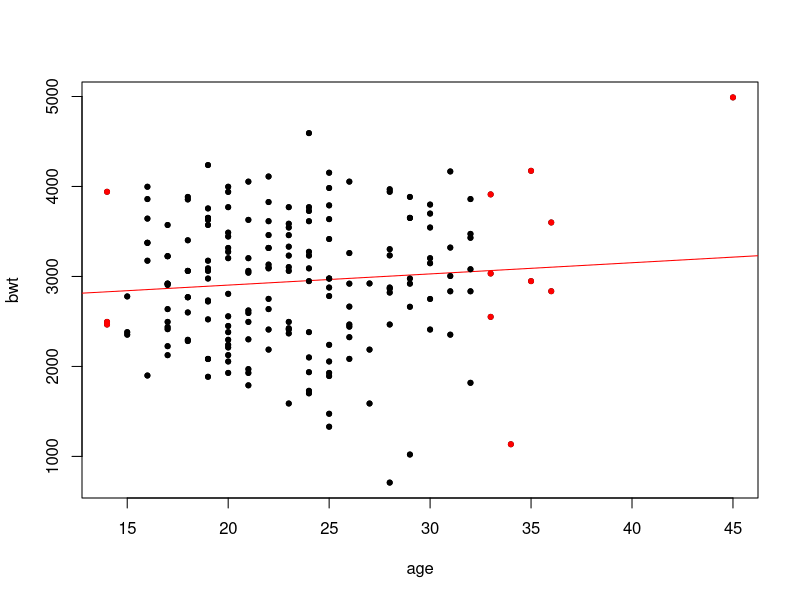
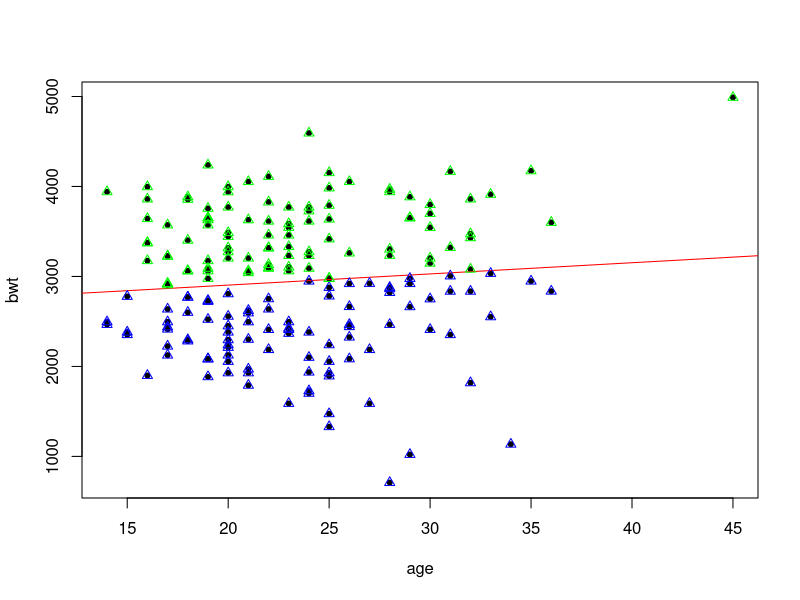
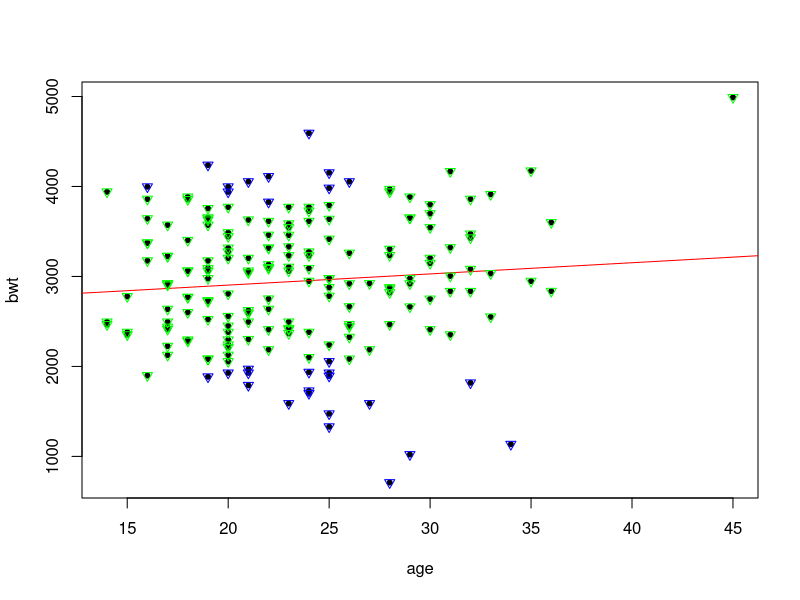
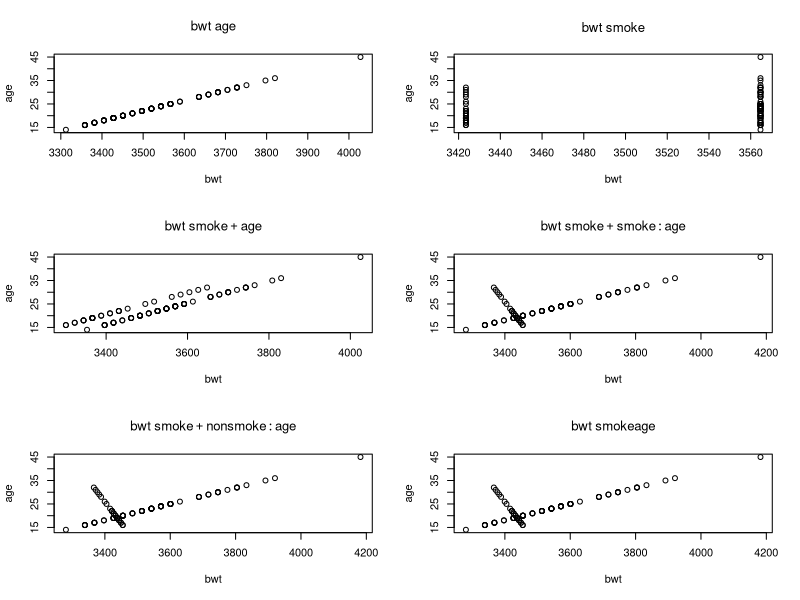

Write R code to recreate these figures, in order.
## ---- chunk 1
library(MASS)
## ---- chunk 2
modela = lm(bwt~age, data = birthwt)
## ---- chunk 3
inf_measure = influence.measures(modela)
## ---- chunk 4
plot(birthwt$bwt~birthwt$age, pch = 20, xlab = 'age', ylab = 'bwt') # I
abline(modela, col = 'red') # II
flag = inf_measure$infmat
points(birthwt$age, birthwt$bwt, col = ifelse(flag[,6] > 4/dim(birthwt)[1], 'red', 'black'), pch = 20) # III
## ---- chunk 5
plot(birthwt$bwt~birthwt$age, pch = 20, xlab = 'age', ylab = 'bwt') # I
abline(modela, col = 'red')
points(birthwt$age, birthwt$bwt, col = ifelse(flag[,3] < 0, 'blue', 'green'), pch = 2)
## ---- chunk 6
plot(birthwt$bwt~birthwt$age, pch = 20, xlab = 'age', ylab = 'bwt') # I
abline(modela, col = 'red')# IV
points(birthwt$age, birthwt$bwt, col = ifelse(flag[,4] < 1, 'blue', 'green'), pch = 6) #V
## ---- chunk 7
newbirthwt = subset(birthwt, flag[, 3] > 0)
newbirthwt$nonsmoke <- 1-newbirthwt$smoke
newbirthwt$smoke = as.factor(newbirthwt$smoke)

## ---- chunk 8
summary.table = function(fit){
    Nonsmoke.Intercept = summary(fit)$coef[1,1]
    Nonsmoke.slope = NA
    Smoke.Intercept = summary(fit)$coef[2,1] + Nonsmoke.Intercept
    Smoke.slope = NA
  
    Radj = summary(fit)$adj.r.squared
    Numerator.d.f = summary(fit)$f[2]
    Denominator.d.f = summary(fit)$f[3]
    Fstat = summary(fit)$f[1]
    Pv = 1 - pf(Fstat,Numerator.d.f,Denominator.d.f)
  
    sumname = data.frame( Nonsmoke.Intercept, Nonsmoke.slope, Smoke.Intercept, Smoke.slope,
                          Radj, Numerator.d.f, Denominator.d.f, Fstat, Pv)
    sum = c( Nonsmoke.Intercept, Nonsmoke.slope, Smoke.Intercept, Smoke.slope, Radj,
             Numerator.d.f,Denominator.d.f, Fstat, Pv)
  
    names(sum) = names(sumname)
  return(sum)
}


newbirthwt$smoke <- as.factor(newbirthwt$smoke)
bwt <- newbirthwt$bwt
smoke <- newbirthwt$smoke
nonsmoke <- newbirthwt$nonsmoke
age <- newbirthwt$age

formula.list = list(
  bwt ~ age,
  bwt ~ smoke,
  bwt ~ smoke + age,
  bwt ~ smoke + smoke:age,
  bwt ~ smoke+(1-smoke):age,
  bwt ~ smoke * age
)

table = NULL
for (i in 1:6)  table = rbind(table, summary.table(lm(formula.list[[i]]))) 
row.names(table) = formula.list 
table[1,2] = 23.08792
table[1,3] = NA
table[3,2] = table[3,4] = 21.67214
table[4,1] = table[4,1] + 29.077167
table[4,4] = table[4,4] - 5.530085
table[6,2] = 29.07717
table[6,4] = table[6,2] - 34.60725
table
## ---- chunk 9
par(mfrow=c(3,2))
newbirthwt$smoke <- as.numeric(newbirthwt$smoke)
newbirthwt$nonsmoke <- ifelse(newbirthwt$smoke == 1, 0, 1)
newbirthwt$smoke <- as.factor(newbirthwt$smoke)
newbirthwt$nonsmoke<- as.factor(newbirthwt$nonsmoke)
bwt <- newbirthwt$bwt
smoke <- newbirthwt$smoke
nonsmoke <- newbirthwt$nonsmoke
age <- newbirthwt$age

formula.list = list(
  bwt ~ age,
  bwt ~ smoke,
  bwt ~ smoke + age,
  bwt ~ smoke + smoke:age,
  bwt ~ smoke + nonsmoke:age,
  bwt ~ smoke * age
)
data = list(
data.frame(age),
data.frame(smoke),
data.frame(smoke, age),
data.frame(smoke, smoke:age),
data.frame(smoke, nonsmoke:age),
data.frame(smoke * age))


for (i in 1:6) {
  plot(predict(lm(formula.list[[i]]), newdata = data[i]), age, 
       xlab = "bwt", ylab = "age",main= formula.list[[i]])
}
## ---- chunk 10
summary(lm(bwt ~ smoke * age))
